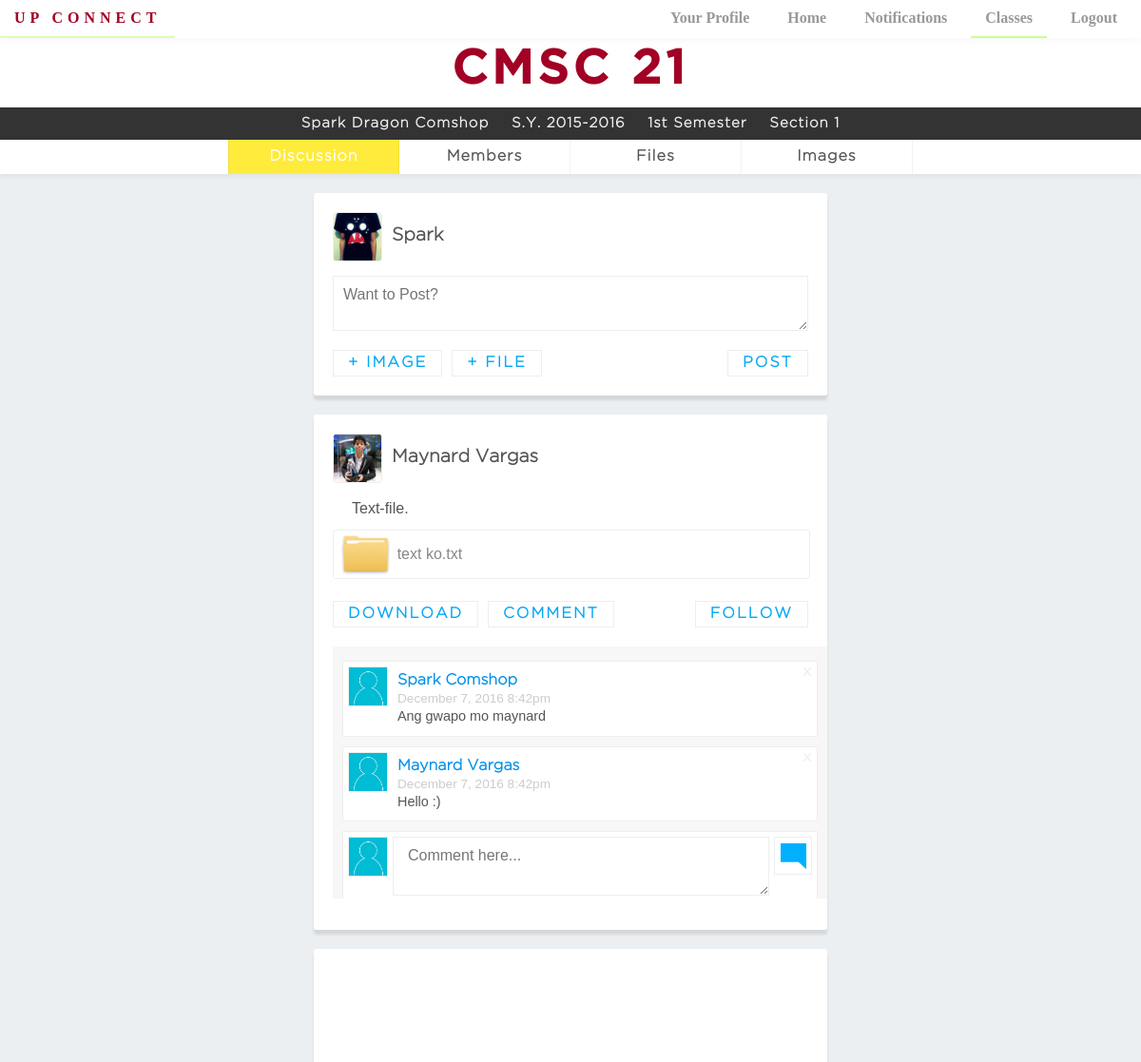
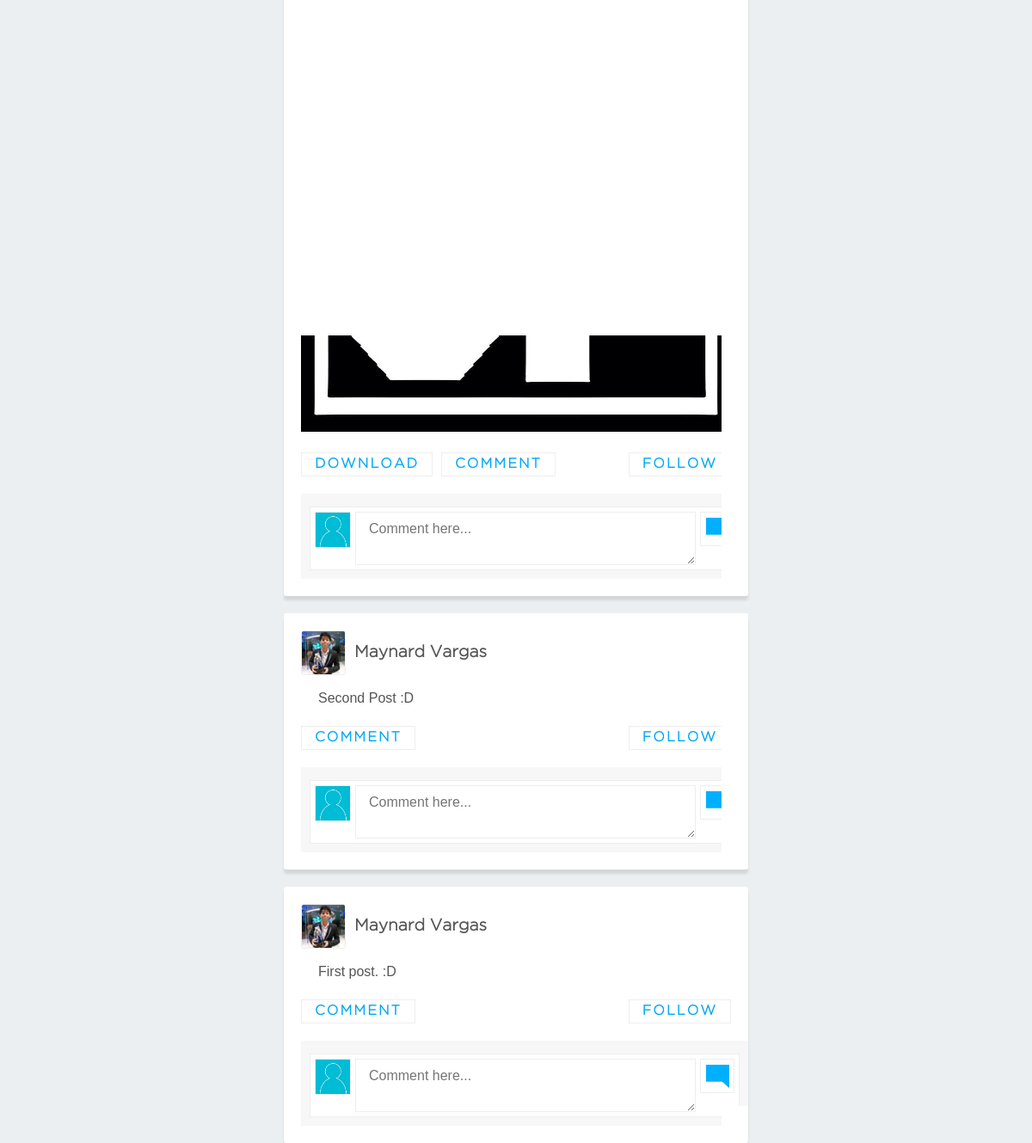
Screenshot of /class.php?classid=1 (signed in) with the database file from the repository (2 pictures, top to bottom).
### tables this page shows
CREATE TABLE `class` (
  `class_id` int(11) NOT NULL,
  `teacher_id` varchar(5) NOT NULL,
  `section` int(6) NOT NULL,
  `course_id` int(11) NOT NULL,
  `sem_id` int(9) NOT NULL
);

CREATE TABLE `course` (
  `course_id` int(11) NOT NULL,
  `course_name` varchar(30) NOT NULL,
  `course_description` text NOT NULL,
  `descriptive_title` varchar(100) NOT NULL
);

CREATE TABLE `teacher` (
  `teacher_id` varchar(5) NOT NULL,
  `firstname` varchar(30) NOT NULL,
  `middlename` varchar(30) NOT NULL,
  `lastname` varchar(30) NOT NULL,
  `password` varchar(100) NOT NULL,
  `email` varchar(60) NOT NULL
);

CREATE TABLE `semester` (
  `sem_id` int(9) NOT NULL,
  `school_year` varchar(9) NOT NULL,
  `sem_no` int(1) NOT NULL
);

### class.php (the view, shortened to what this page needs)
<!DOCTYPE html>
<html>
<head>
	<link rel="stylesheet" type="text/css" href="css/style.css">
	<link rel="stylesheet" type="text/css" href="css/class.css">
	<link rel="stylesheet" type="text/css" href="css/post.css">
	<link rel="stylesheet" type="text/css" href="css/navigationbar.css">
</head>
<body>
	<?php
		require "connect.php";
		$class_id = $_GET['classid'];
		if(isset($_SESSION['caption'])){
			$caption_post = $_SESSION['caption'];
		}
		else{
			$caption_post = "";
		}
		$query = "select * from teacher natural join course natural join class natural join semester where class_id = '$class_id'";
		$result = mysqli_query($dbconn, $query);
		if(mysqli_affected_rows($dbconn)){
			$row = mysqli_fetch_assoc($result);
		}
		$query = "select * from (select * from post where class_id = '$class_id') as class_post join (SELECT student_id as id, firstname, lastname FROM student UNION SELECT teacher_id as id, firstname, lastname FROM teacher) as user on user.id = class_post.user_id ORDER BY time_stamp DESC;";
		$post_row = mysqli_query($dbconn, $query);
	 ?>
	<?php require "nav.php"; ?>
	<div class="container" id="classContainer">
		<header class="class">
			<h1 class="classtitle"><?php echo $row['course_name'] ?></h1>
			<ul class="class description">
				<li><p class="description"><?php echo $row['firstname']." ".$row['middlename']." ".$row['lastname']; ?></p></li>
				<li><p class="description">S.Y. <?php echo $row['school_year'] ?></p></li>
				<li><p class="description"><?php
					if($row['sem_no']==1){
						echo "1st";
					}
				 ?> Semester</p></li>
				<li><p class="description">Section <?php echo $row['section'] ?></p></li>
			</ul>
		</header>
		<ul class="grouplinks">
			<li><a href="#" class="floattran active">Discussion</a></li>
			<li><a href="members.php?classid=<?=$_GET['classid']?>" class="floattran">Members</a></li>
			<li><a href="files.php?classid=<?=$_GET['classid']?>" class="floattran">Files</a></li>
			<li><a href="images.php?classid=<?=$_GET['classid']?>" class="floattran">Images</a></li>
		</ul>
		<div class="to post">
			<header>
				<img class="userphoto" src="images/profile_images/<?=$_SESSION['userid'] ?>.jpg" onerror="this.src='images/profile_images/profile_picture_default.jpg'">
				<p class="user"><?=$_SESSION['firstname']." ".$_SESSION['lastname']?></p>
			</header>
			<form method="post" action="post.php" enctype="multipart/form-data">
				<textarea name="caption" class="text" placeholder="Want to Post?"><?=$caption_post?></textarea>
				<ul class="button options">
					<li id = "image_item">
						<label for="image_button" class="hoveranim">+ Image</label>
					</li>
					<li id = "file_item">
						<label for="file_button" class="hoveranim" id = "file_button_label">+ File</label>
					</li>
					<li><input type="submit" name="post" value="Post" class="hoveranim"></li>
				</ul>
			</form>
		</div>
		<?php foreach ($post_row as $value){ ?>
			<div class="post">
				<header>
					<img class="userphoto" src="images/profile_images/<?=$value['user_id'];?>.jpg" onerror="this.src='images/profile_images/profile_picture_default.jpg'">
					<a class="user" href="
					<?php echo "profile.php?student_id=".$value['user_id'];?>
					"><?=$value['firstname']." ".$value['lastname'];?></a>
				</header>
				<p class="caption"><?= $value['text'] ?></p>
				<?php if($value['file_id'] == 1):
					$dir = "saved_images/".$value['post_id'];
					$file_array = scandir($dir);
				?>
					<img src="<?php echo $dir."/".$file_array[2]; ?>" class="uploadedphoto">
				<?php endif; ?>
				<?php if($value['file_id'] == 2):
					$dir = "saved_files/".$value['post_id'];
					$file_array = scandir($dir);
				?>
					<div class="filecontainer">
						<img src="images/file.png" class="file">
						<p><?=$file_array[2];?></p>
					</div>
				<?php endif; ?>
				<ul class="button options">
					<?php if($value['file_id'] != 0): ?>
						<li>
							<a href="download.php?post=<?=$value['post_id']?>&file=<?=$value['file_id']?>" target="_blank" class = "hoveranim download-btn">Download</a>
						</li>
					<?php endif; ?>
					<li><input type="button" value="Comment" class="hoveranim"></li>
					<li><input type="button" value="Follow" class="hoveranim"></li>
				</ul>
				<?php
					$query = "SELECT * from (SELECT concat(firstname, \" \", lastname) as fullname, teacher_id as id, content from comment join teacher on teacher.teacher_id=user_id where post_id = {$value['post_id']}) as ttable UNION (SELECT concat(firstname, \" \", lastname) as fullname, student_id as id, content from comment join student on student.student_id=user_id where post_id = {$value['post_id']})";
					$result = mysqli_query($dbconn, $query);
				 ?>
				<ul class="comments" >
				<?php if(mysqli_affected_rows($dbconn)): ?>
					<?php while($data = mysqli_fetch_assoc($result)): ?>
					<li class="comment commented">
						<img src="aa" onerror="this.src='images/profile_images/profile_picture_default.jpg'">
						<div class="content">
							<span class="delete">x</span>
							<a class="usercom"><?=$data['fullname']?></a>
							<span class="timestamp">December 7, 2016 8:42pm</span>
							<p class="comment-content"><?=$data['content']?></p>
						</div>
					</li>
					<?php endwhile ?>
				<?php endif ?>
					<li class="comment commenting">
						<img src="aa" onerror="this.src='images/profile_images/profile_picture_default.jpg'">
						<form method="post" action="commit_comment.php">
							<textarea class="description" name="content" placeholder="Comment here..."></textarea>
							<button><span class="glyphicon glyphicon-comment"></span></button>
						</form>
					</li>
				</ul>
			</div>
		<?php } ?>
	</div>
</body>
</html>

### css/style.css (style rules this page uses)
* { margin: 0; padding: 0; color: #555; }
body { display: flex; min-height: 667px; align-items: center; justify-content: center; background-color: #ECEFF1; }
.container { text-align: center; }
.classbtn, .name, .user.description, .description, .grouplinks > li > a, .filecontainer > p { font-weight: bold; font-family: GothamLight; }
.text { padding: 5px; display: block; margin-bottom: 10px; border: solid 1px #DDF; }

### css/class.css (style rules this page uses)
.class { overflow: auto; background-color: white; box-shadow: 0px 5px 3px rgba(0,0,0,0.1); }
.classtitle { padding: 15px; font-size: 50px; letter-spacing: 5px; font-family: GothamMedium; color: #a20025; margin: 0; }
.description { list-style: none; }
.description.class { width: 100%; padding: 10px; display: inline-flex; background-color: #333; box-sizing: border-box; justify-content: center; margin: 0; }
ul.description.class > li { margin: 0 1% 0 1%; }
ul.description.class > li > p { color: #EEE; font-size: 15px; letter-spacing: 1px; }
ul.class.description > li:first-child { clear: right; }
p.description { color: #666; font-size: 20px; text-align: center; margin: 0; }
ul.grouplinks { padding: 0 20%; display: flex; list-style: none; margin: 0 0 20px 0; justify-content: center; box-shadow: 0 3px 5px rgba(0,0,0,0.05); background-color: white; }
ul.grouplinks > li { width: 100%; }
ul.grouplinks > li > a { background-color: white; display: block; color: #555; margin: 0; width: 100%; padding: 10px; transition: 0.4s; letter-spacing: 1px; text-align: center; text-decoration: none; box-sizing: border-box; border-right: 1px solid rgba(0,0,0,0.05); }
ul.grouplinks > li:first-child > a { border-left: 1px solid rgba(0,0,0,0.05); }
ul.grouplinks > li > a.active { background-color: #FFEB3B; color: white; }

### rows the page displays
class: course.course_name "CMSC 21", teacher.firstname "Spark", teacher.middlename "Dragon", teacher.lastname "Comshop", sem.school_year "2015-2016", section "1"

### other values shown
$_SESSION['firstname'] "Spark"
$value['firstname'] "Maynard"
$value['lastname'] "Vargas"
$value['text'] "Text-file."
$file_array[2] "text ko.txt"
$data['fullname'] "Spark Comshop"
$data['content'] "Ang gwapo mo maynard"
$data['fullname'] "Maynard Vargas"
$data['content'] "Hello :)"
$value['text'] "Second Post :D"
$value['text'] "First post. :D"
